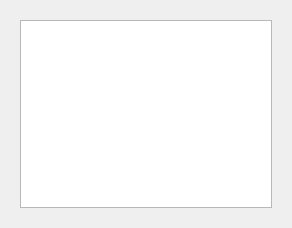
<?xml version="1.0" encoding="UTF-8"?>
<ui version="4.0">
 <class>logDialogForm</class>
 <widget class="QDialog" name="logDialogForm">
  <property name="geometry">
   <rect>
    <x>0</x>
    <y>0</y>
    <width>292</width>
    <height>228</height>
   </rect>
  </property>
  <property name="windowTitle">
   <string>Dialog</string>
  </property>
  <layout class="QGridLayout" name="gridLayout">
   <item row="0" column="0">
    <widget class="QWidget" name="logEditContainer" native="true">
     <layout class="QGridLayout" name="gridLayout_2">
      <item row="0" column="0">
       <widget class="QPlainTextEdit" name="logTextEdit">
        <property name="readOnly">
         <bool>true</bool>
        </property>
       </widget>
      </item>
     </layout>
    </widget>
   </item>
  </layout>
 </widget>
 <resources/>
 <connections/>
</ui>
